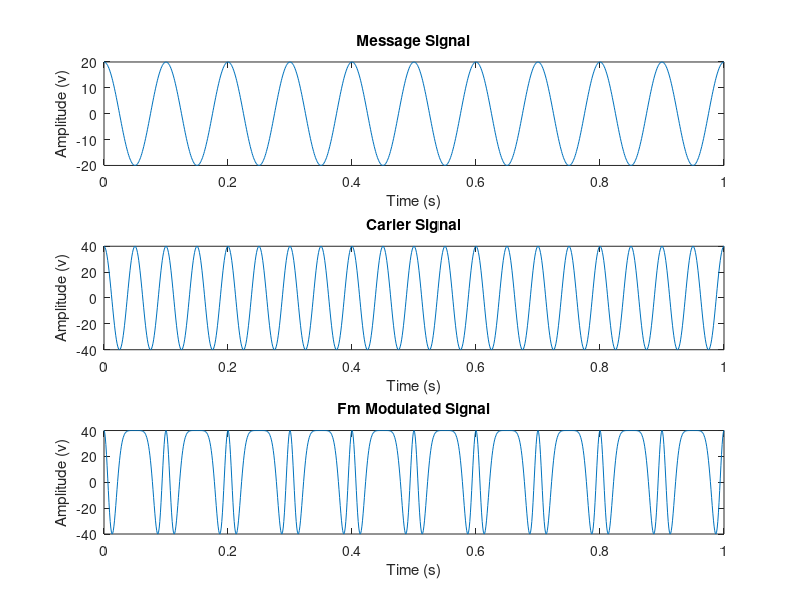

Reproduce this figure in MATLAB.
...FM Modulation
... The information signal equation is em = Em Cos(2piFm.t)
... The carier signal is : ec = Ec Cos(2piFc.t)
... the Fm modulation formula is s(t)=Acos(?c.t+?sin(?m.t))
... where A is the amplitude of the carier wave and beta = deltaf/Fm
... Let's take the same signals and try Fm modulation
... Question: given an information signal 20Cos(2pi*10t) 
... and a carier signal 40Cis(2pi*20t) find the modulated signal and draw it.
fs = 1000; ... sampling rate 
t = 0:1/fs:1; ... time vector
k = 1; ... frequency diviation sensitivity(constant depends on the system)
... information signal
Em = 20;
Fm = 10;
em = Em*cos(2*pi*Fm*t);
... frequency deviation
deltaF = k * Em;
... carier signal
Ec = 40;
Fc = 20;
ec = Ec*cos(2*pi*Fc*t);
... modulated signal
A = Ec ;
wc = 2*pi*Fc;
wm = 2*pi*Fm;
beta = deltaF/Fm;
sFm = A*cos(wc*t+beta*sin(wm*t));
... ploting
subplot(3,1,1);
plot(t,em);
title('Message Signal');
xlabel('Time (s)');
ylabel('Amplitude (v)');
...
subplot(3,1,2);
plot(t,ec);
title('Carier Signal');
xlabel('Time (s)');
ylabel('Amplitude (v)');
...
subplot(3,1,3);
plot(t,sFm);
title('Fm Modulated Signal');
xlabel('Time (s)');
ylabel('Amplitude (v)');


